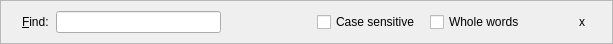
<ui version="4.0" >
 <author>Diego Iastrubni &lt;elcuco@kde.org></author>
 <class>FindWidget</class>
 <widget class="QWidget" name="FindWidget" >
  <property name="geometry" >
   <rect>
    <x>0</x>
    <y>0</y>
    <width>613</width>
    <height>32</height>
   </rect>
  </property>
  <property name="sizePolicy" >
   <sizepolicy>
    <hsizetype>1</hsizetype>
    <vsizetype>4</vsizetype>
    <horstretch>0</horstretch>
    <verstretch>0</verstretch>
   </sizepolicy>
  </property>
  <property name="windowTitle" >
   <string>Form</string>
  </property>
  <layout class="QHBoxLayout" >
   <property name="margin" >
    <number>0</number>
   </property>
   <property name="spacing" >
    <number>0</number>
   </property>
   <item>
    <widget class="QFrame" name="frame" >
     <property name="frameShape" >
      <enum>QFrame::StyledPanel</enum>
     </property>
     <property name="frameShadow" >
      <enum>QFrame::Plain</enum>
     </property>
     <layout class="QHBoxLayout" >
      <property name="margin" >
       <number>0</number>
      </property>
      <property name="spacing" >
       <number>0</number>
      </property>
      <item>
       <spacer>
        <property name="orientation" >
         <enum>Qt::Horizontal</enum>
        </property>
        <property name="sizeType" >
         <enum>QSizePolicy::Minimum</enum>
        </property>
        <property name="sizeHint" >
         <size>
          <width>21</width>
          <height>42</height>
         </size>
        </property>
       </spacer>
      </item>
      <item>
       <widget class="QLabel" name="label" >
        <property name="text" >
         <string>&amp;Find:  </string>
        </property>
        <property name="buddy" >
         <cstring>searchText</cstring>
        </property>
       </widget>
      </item>
      <item>
       <widget class="QsvLineEdit" name="searchText" >
        <property name="palette" >
         <palette>
          <active>
           <colorrole role="Base" >
            <brush brushstyle="SolidPattern" >
             <color alpha="255" >
              <red>255</red>
              <green>255</green>
              <blue>255</blue>
             </color>
            </brush>
           </colorrole>
          </active>
          <inactive>
           <colorrole role="Base" >
            <brush brushstyle="SolidPattern" >
             <color alpha="255" >
              <red>255</red>
              <green>255</green>
              <blue>255</blue>
             </color>
            </brush>
           </colorrole>
          </inactive>
          <disabled>
           <colorrole role="Base" >
            <brush brushstyle="SolidPattern" >
             <color alpha="255" >
              <red>255</red>
              <green>255</green>
              <blue>255</blue>
             </color>
            </brush>
           </colorrole>
          </disabled>
         </palette>
        </property>
       </widget>
      </item>
      <item>
       <spacer>
        <property name="orientation" >
         <enum>Qt::Horizontal</enum>
        </property>
        <property name="sizeType" >
         <enum>QSizePolicy::Maximum</enum>
        </property>
        <property name="sizeHint" >
         <size>
          <width>16</width>
          <height>33</height>
         </size>
        </property>
       </spacer>
      </item>
      <item>
       <widget class="QToolButton" name="prevButton" >
        <property name="toolTip" >
         <string>Find previous</string>
        </property>
        <property name="text" >
         <string/>
        </property>
        <property name="icon" >
         <iconset>:/trolltech/styles/commonstyle/images/up-16.png</iconset>
        </property>
        <property name="autoRepeat" >
         <bool>true</bool>
        </property>
        <property name="autoRaise" >
         <bool>true</bool>
        </property>
       </widget>
      </item>
      <item>
       <spacer>
        <property name="orientation" >
         <enum>Qt::Horizontal</enum>
        </property>
        <property name="sizeType" >
         <enum>QSizePolicy::Maximum</enum>
        </property>
        <property name="sizeHint" >
         <size>
          <width>16</width>
          <height>33</height>
         </size>
        </property>
       </spacer>
      </item>
      <item>
       <widget class="QToolButton" name="nextButton" >
        <property name="toolTip" >
         <string>Find  next</string>
        </property>
        <property name="text" >
         <string/>
        </property>
        <property name="icon" >
         <iconset>:/trolltech/styles/commonstyle/images/down-16.png</iconset>
        </property>
        <property name="autoRepeat" >
         <bool>true</bool>
        </property>
        <property name="autoRaise" >
         <bool>true</bool>
        </property>
       </widget>
      </item>
      <item>
       <spacer>
        <property name="orientation" >
         <enum>Qt::Horizontal</enum>
        </property>
        <property name="sizeType" >
         <enum>QSizePolicy::Maximum</enum>
        </property>
        <property name="sizeHint" >
         <size>
          <width>16</width>
          <height>33</height>
         </size>
        </property>
       </spacer>
      </item>
      <item>
       <widget class="QCheckBox" name="caseSensitive" >
        <property name="text" >
         <string>Case sensitive</string>
        </property>
       </widget>
      </item>
      <item>
       <spacer>
        <property name="orientation" >
         <enum>Qt::Horizontal</enum>
        </property>
        <property name="sizeType" >
         <enum>QSizePolicy::Maximum</enum>
        </property>
        <property name="sizeHint" >
         <size>
          <width>10</width>
          <height>20</height>
         </size>
        </property>
       </spacer>
      </item>
      <item>
       <widget class="QCheckBox" name="wholeWords" >
        <property name="text" >
         <string>Whole words</string>
        </property>
       </widget>
      </item>
      <item>
       <spacer>
        <property name="orientation" >
         <enum>Qt::Horizontal</enum>
        </property>
        <property name="sizeType" >
         <enum>QSizePolicy::Preferred</enum>
        </property>
        <property name="sizeHint" >
         <size>
          <width>40</width>
          <height>20</height>
         </size>
        </property>
       </spacer>
      </item>
      <item>
       <widget class="QLabel" name="label_2" >
        <property name="text" >
         <string/>
        </property>
        <property name="pixmap" >
         <pixmap/>
        </property>
       </widget>
      </item>
      <item>
       <widget class="QToolButton" name="closeButton" >
        <property name="text" >
         <string>x</string>
        </property>
        <property name="icon" >
         <iconset>:/trolltech/styles/commonstyle/images/standardbutton-no-16.png</iconset>
        </property>
        <property name="autoRaise" >
         <bool>true</bool>
        </property>
       </widget>
      </item>
      <item>
       <spacer>
        <property name="orientation" >
         <enum>Qt::Horizontal</enum>
        </property>
        <property name="sizeType" >
         <enum>QSizePolicy::Minimum</enum>
        </property>
        <property name="sizeHint" >
         <size>
          <width>20</width>
          <height>42</height>
         </size>
        </property>
       </spacer>
      </item>
     </layout>
    </widget>
   </item>
  </layout>
 </widget>
 <layoutdefault spacing="0" margin="0" />
 <customwidgets>
  <customwidget>
   <class>QsvLineEdit</class>
   <extends>QLineEdit</extends>
   <header>qsvlineedit.h</header>
  </customwidget>
 </customwidgets>
 <resources>
  <include location="textlines.qrc" />
 </resources>
 <connections/>
</ui>
